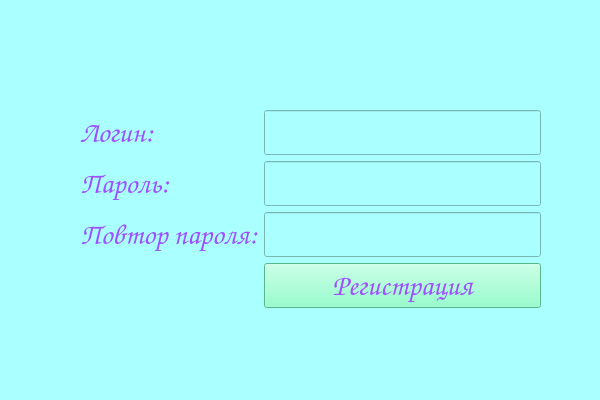
<?xml version="1.0" encoding="UTF-8"?>
<ui version="4.0">
 <class>RegisterDialog</class>
 <widget class="QDialog" name="RegisterDialog">
  <property name="geometry">
   <rect>
    <x>0</x>
    <y>0</y>
    <width>600</width>
    <height>400</height>
   </rect>
  </property>
  <property name="sizePolicy">
   <sizepolicy hsizetype="Minimum" vsizetype="Maximum">
    <horstretch>0</horstretch>
    <verstretch>0</verstretch>
   </sizepolicy>
  </property>
  <property name="minimumSize">
   <size>
    <width>600</width>
    <height>400</height>
   </size>
  </property>
  <property name="maximumSize">
   <size>
    <width>600</width>
    <height>400</height>
   </size>
  </property>
  <property name="windowTitle">
   <string>Регистрация</string>
  </property>
  <property name="styleSheet">
   <string notr="true">background :rgb(170, 255, 255);
</string>
  </property>
  <widget class="QWidget" name="formLayoutWidget">
   <property name="geometry">
    <rect>
     <x>80</x>
     <y>110</y>
     <width>461</width>
     <height>235</height>
    </rect>
   </property>
   <layout class="QFormLayout" name="formLayout">
    <item row="0" column="0">
     <widget class="QLabel" name="label">
      <property name="font">
       <font>
        <family>Comic Sans MS</family>
        <pointsize>22</pointsize>
        <bold>true</bold>
       </font>
      </property>
      <property name="styleSheet">
       <string notr="true">color:rgb(158, 79, 255)</string>
      </property>
      <property name="text">
       <string>Логин:</string>
      </property>
     </widget>
    </item>
    <item row="1" column="0">
     <widget class="QLabel" name="label_2">
      <property name="font">
       <font>
        <family>Comic Sans MS</family>
        <pointsize>22</pointsize>
        <bold>true</bold>
       </font>
      </property>
      <property name="styleSheet">
       <string notr="true">color:rgb(158, 79, 255)</string>
      </property>
      <property name="text">
       <string>Пароль:</string>
      </property>
     </widget>
    </item>
    <item row="0" column="1">
     <widget class="QLineEdit" name="le_login">
      <property name="font">
       <font>
        <family>Comic Sans MS</family>
        <pointsize>22</pointsize>
        <italic>true</italic>
        <bold>true</bold>
       </font>
      </property>
      <property name="styleSheet">
       <string notr="true">color:rgb(158, 79, 255)</string>
      </property>
     </widget>
    </item>
    <item row="1" column="1">
     <widget class="QLineEdit" name="le_pass">
      <property name="font">
       <font>
        <family>Comic Sans MS</family>
        <pointsize>22</pointsize>
        <italic>true</italic>
        <bold>true</bold>
       </font>
      </property>
      <property name="styleSheet">
       <string notr="true">color:rgb(158, 79, 255)</string>
      </property>
     </widget>
    </item>
    <item row="2" column="0">
     <widget class="QLabel" name="label_3">
      <property name="font">
       <font>
        <family>Comic Sans MS</family>
        <pointsize>22</pointsize>
        <bold>true</bold>
       </font>
      </property>
      <property name="styleSheet">
       <string notr="true">color:rgb(158, 79, 255)</string>
      </property>
      <property name="text">
       <string>Повтор пароля:</string>
      </property>
     </widget>
    </item>
    <item row="2" column="1">
     <widget class="QLineEdit" name="le_repeat_pass">
      <property name="font">
       <font>
        <family>Comic Sans MS</family>
        <pointsize>22</pointsize>
        <italic>true</italic>
        <bold>true</bold>
       </font>
      </property>
      <property name="styleSheet">
       <string notr="true">color:rgb(158, 79, 255)</string>
      </property>
     </widget>
    </item>
    <item row="3" column="1">
     <widget class="QPushButton" name="btn_to_reg">
      <property name="font">
       <font>
        <family>Comic Sans MS</family>
        <pointsize>22</pointsize>
        <bold>true</bold>
       </font>
      </property>
      <property name="cursor">
       <cursorShape>PointingHandCursor</cursorShape>
      </property>
      <property name="styleSheet">
       <string notr="true">color:rgb(158, 79, 255);
background:rgb(120, 255, 192)</string>
      </property>
      <property name="text">
       <string>Регистрация</string>
      </property>
      <property name="autoDefault">
       <bool>false</bool>
      </property>
     </widget>
    </item>
   </layout>
  </widget>
 </widget>
 <resources/>
 <connections/>
</ui>
